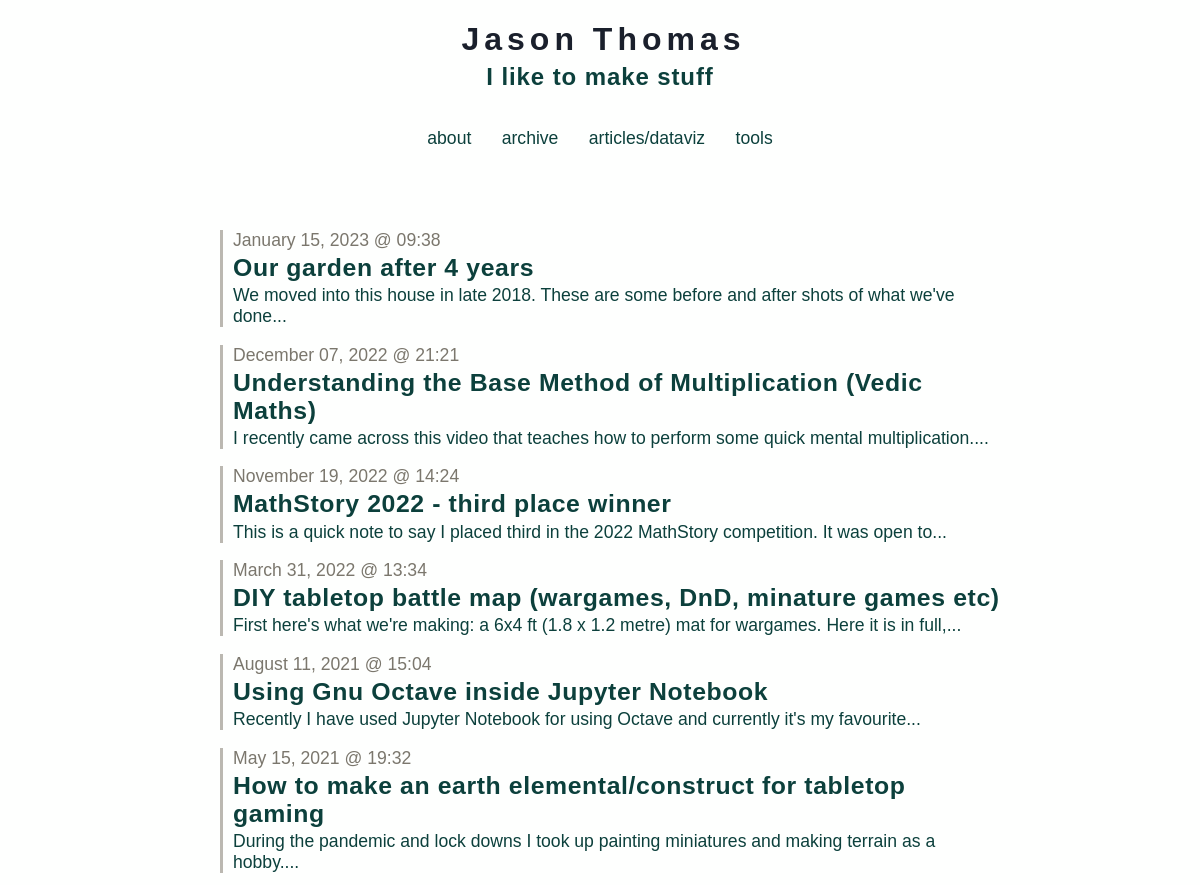
Page /archive (upper part) on the earlier database version.
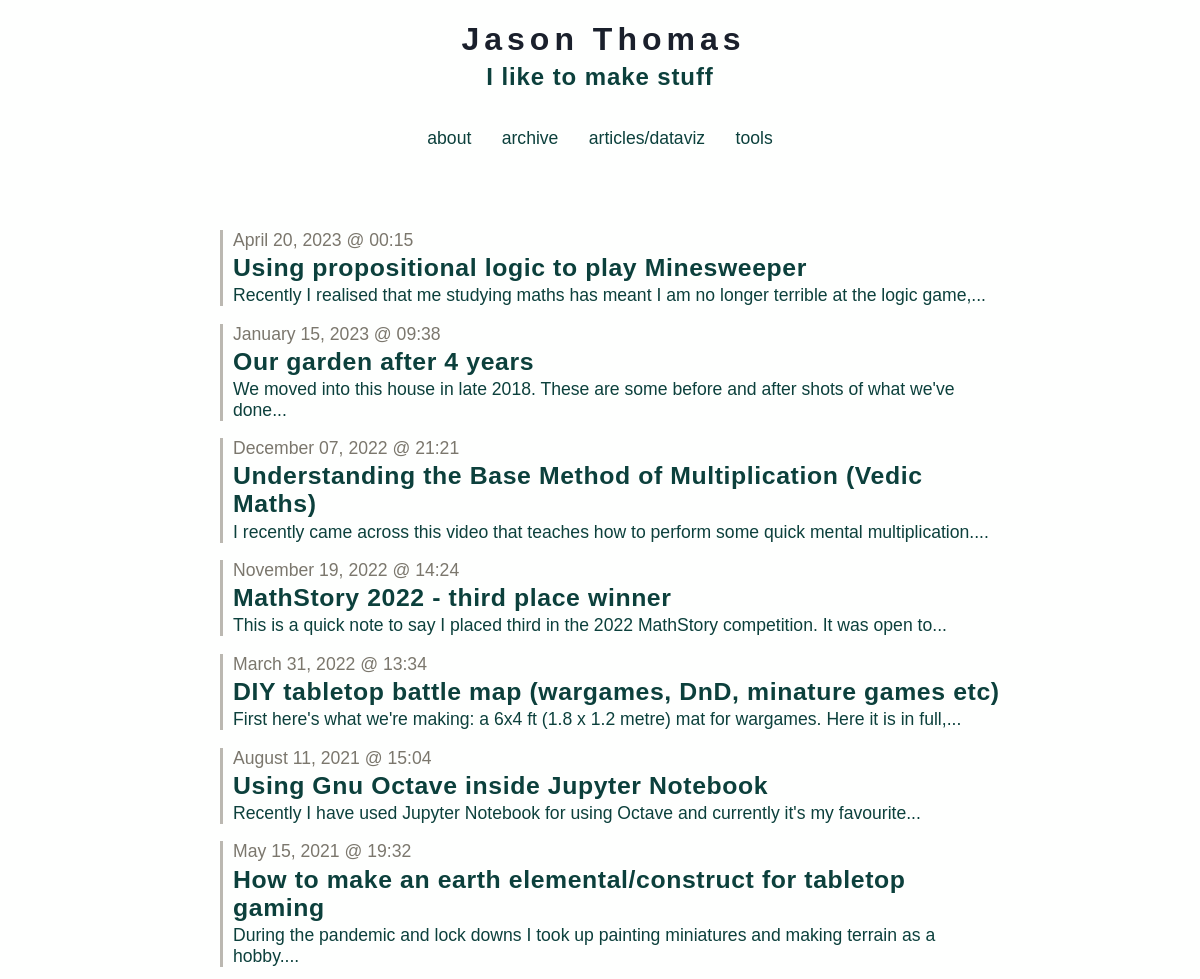
Same page on the later database version.
### tables this page shows
CREATE TABLE entries (
  id integer primary key autoincrement,
  entryDate date not null,
  title text not null,
  text text not null
);

### app.py (the view)
@app.route('/archive')
def show_archive():
    session.pop('logged_in', None)
    entries = get_sql_records("entries")
    return render_template('show_archive.html', entries=entries)

### app.py (called while the page is built)
def connect_db():
    return sqlite3.connect(app.config['DATABASE'])

def get_sql_records(table):
    if table == "articles":
        cursor = g.db.execute('select title, publishDate, link, text, interactive from articles order by id asc')
        articles = [dict(title=row[0], date=row[1], link=row[2], text=row[3], interactive=row[4]) for row in cursor.fetchall()]
        return articles
    elif table == "entries":
        cursor = g.db.execute('select title, entryDate, text from entries order by id asc')
        entries = [dict(title=row[0], date=row[1], text=row[2]) for row in cursor.fetchall()]
        return entries
    else:
        raise sqlite3.DatabaseError

@app.before_request
def before_request():
    g.db = connect_db()

@app.teardown_request
def teardown_request(exception):
    db = getattr(g, 'db', None)
    if db is not None:
        db.close()

@app.after_request
def after_request(response):
    response.headers.set('X-Content-Type-Options', 'nosniff')
    response.headers.set('X-Frame-Options', 'SAMEORIGIN')
    response.headers.set('X-XSS-Protection', '1; mode=block')
    response.headers.set('Strict-Transport-Security', 'max-age=63072000')
    return response

### templates/show_archive.html
{% extends "layout.html" %}
{% block body %}
  <ul class=entries>
  {% set entry_length=entries|length %}
  {% if entry_length > 0 %}
    {% for entry in entries|reverse() %}
      {% set this_entry_i=entry_length-loop.index %}
      <li class=archiveLink value=>
        <a href="/post?postNum={{this_entry_i}}">
          <p class=dateText>{{ entry.date|safe }}</p>
          <h3>{{ entry.title }}</h3>
          <p>{{entry.text|striptags|truncate(100) }}</p>
        </a>
    {% endfor %}
  {% else %}
    <li><em>Why not say something?</em>
  {% endif %}
  </ul>
{% endblock %}

### templates/layout.html (shortened to what this page needs)
<!doctype html>
<link rel="stylesheet" href="{{ url_for('static', filename='default.css') }}">
<link rel=stylesheet type=text/css href="{{ url_for('static', filename='style.css') }}">
<div class=topBanner>
  <a href="/">
    <h1>Jason Thomas</h1>
    <h4>I like to make stuff</h4>
  </a>
</div>
<div class=topLinks>
  <a href="{{ url_for('about') }}">about</a>
  <a href="{{ url_for('show_archive') }}">archive</a>
  <a href="{{ url_for('show_articles') }}">articles/dataviz</a>
  <a href="{{ url_for('my_work') }}">tools</a>
</div>
<div class=page>
  {% block body %}{% endblock %}
</div>

### static/style.css (style rules this page uses)
a,h2,h3 { color: #0C403C; }
a:link { text-decoration: none; }
h1,h2,h3,h4 { letter-spacing: 0.6px; }
.page { margin: 3em auto; padding: .8em; max-width: 800px; }
.page a { text-decoration: underline; }
li { margin-bottom: 1em; list-style: none; padding-left:10px; border-left: 3px solid #BBB8B1; margin-left:10px; }
.archiveLink * { cursor:pointer; margin-bottom: 0.125em; margin-top: 0.125em; }
.archiveLink a { text-decoration: none; }
ul { padding-left:10px; }
.topBanner { width: 100%; text-align: center; cursor: pointer; }
.topBanner h1 { font-size: 4.0vh; margin-bottom:5px; letter-spacing:5px; margin-left:7px; color: #1A202C; }
.topBanner h4 { font-size: 3.0vh; letter-spacing:0.9px; margin-top:5px; color: #0C403C; }
.metanav, .topLinks { text-align: center; font-size: 0.9em; padding: 0.3em; }
.topLinks * { margin: 0.75em; margin-top: 0; }
.dateText { margin-bottom:0px; color: #7B776D; }
h1 { font-size: 3.8vh; }
h3 { font-size: 3.1vh; }
h4 { font-size: 2.7vh; }
p, a, code, li { font-size: 2.2vh; }

Differences in the rows shown:
added entries: date "April 20, 2023 @ 00:15", title "Using propositional logic to play Minesweeper", text "Recently I realised that me studying maths has meant I am no longer terrible at the logic game,..."
